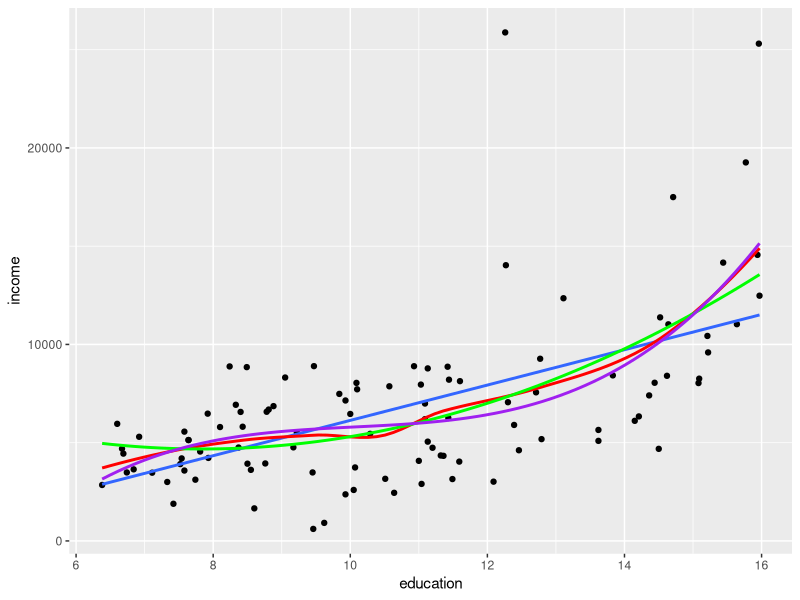
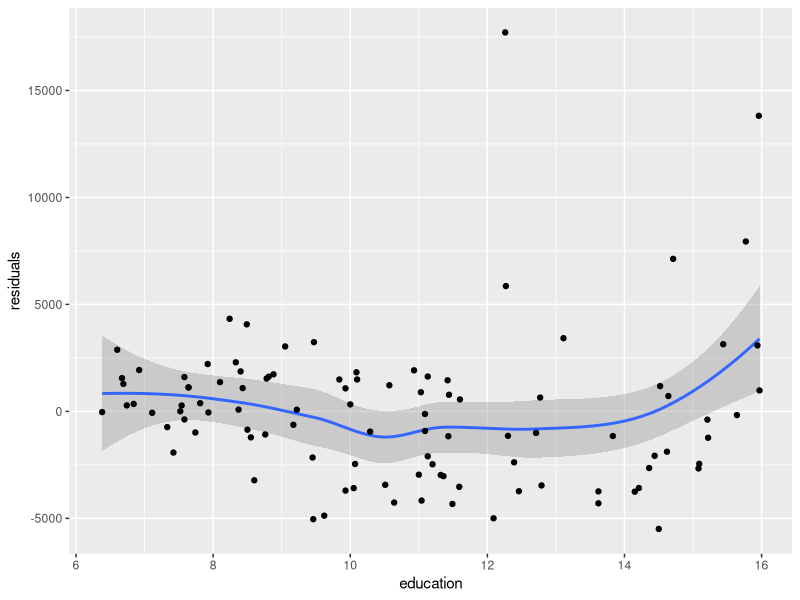
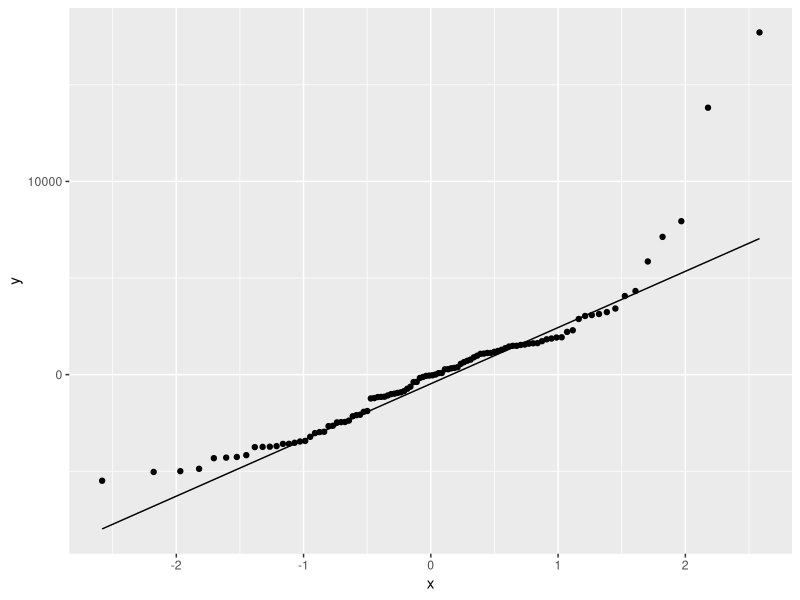
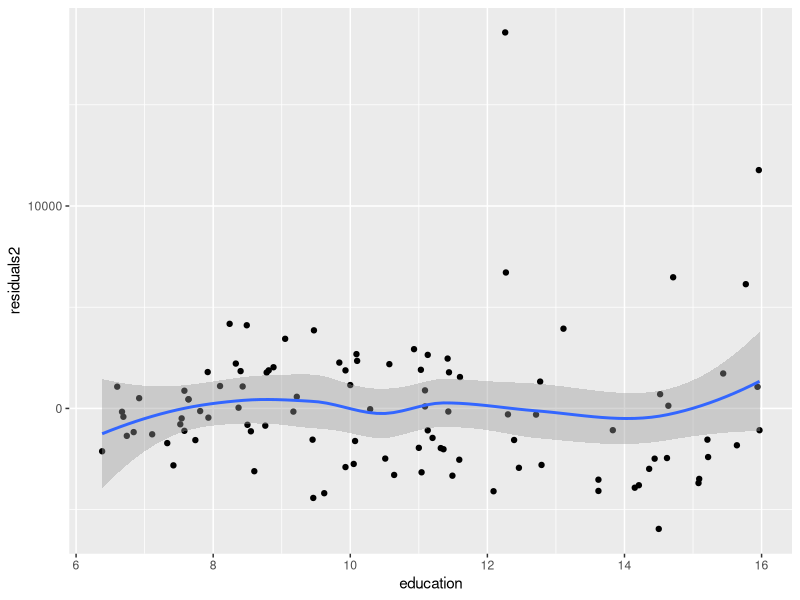
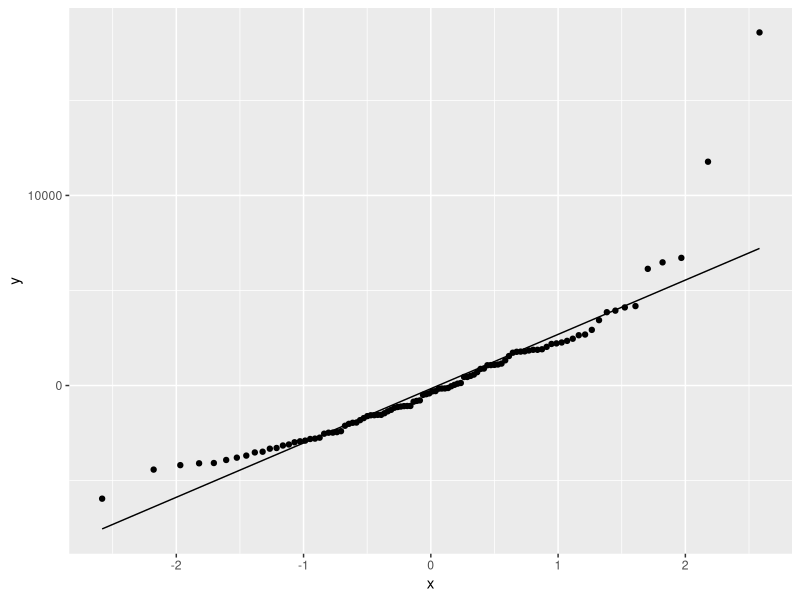
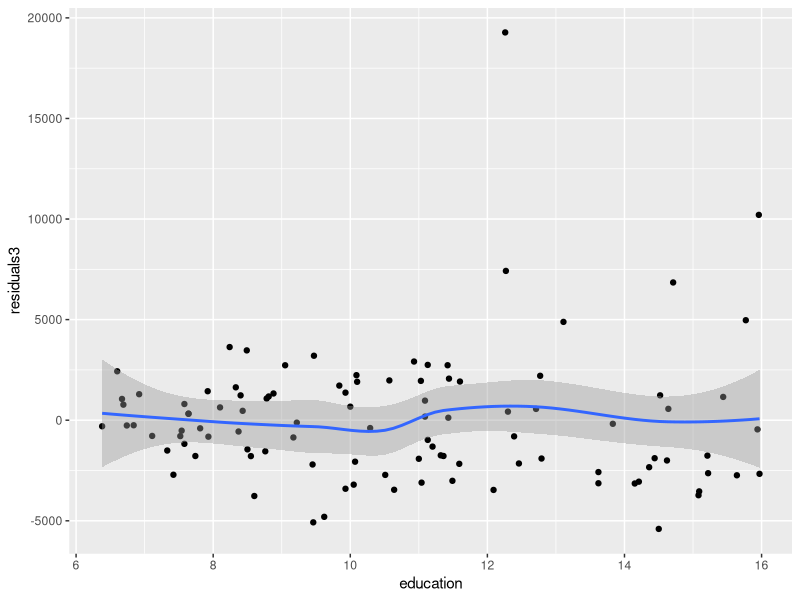
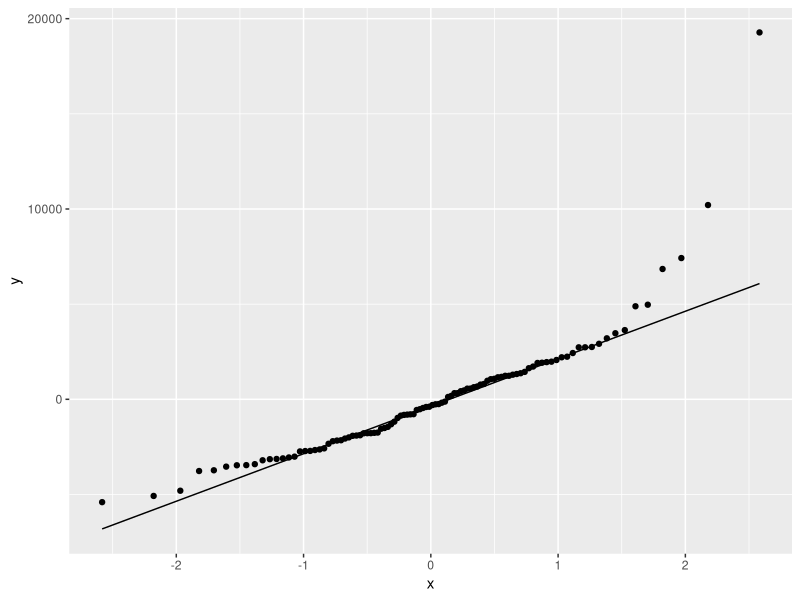
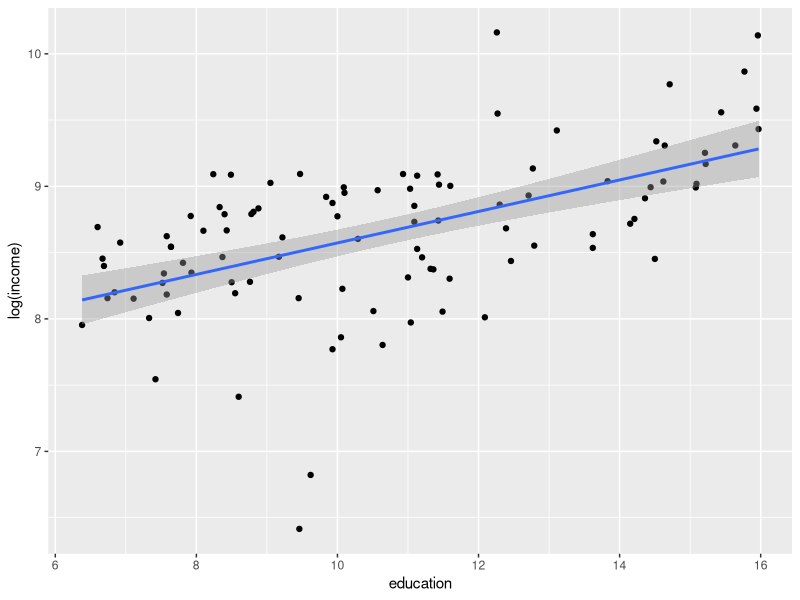

The R source for these figures, in order:
## ---- chunk 1
library(tidyverse)
## ---- chunk 2
data("Prestige", package = "carData")

ggplot(Prestige, aes(education, income)) + 
  geom_point() + geom_smooth(method = lm, formula = 'y ~ x', se = FALSE) +
  geom_smooth(method = loess, formula = 'y ~ x', col = "red", se = FALSE) +
  geom_smooth(method = lm, formula = y ~ poly(x, 2), col = "green", se = FALSE) + 
  geom_smooth(method = lm, formula = y ~ poly(x, 3), col = "purple", se = FALSE)

# quadratic might be a better descriptor than linear
## ---- chunk 3
mod <- lm(income ~ education, Prestige)
summary(mod)

Prestige <- Prestige %>% mutate(residuals = residuals(mod))

ggplot(Prestige, aes(education, residuals)) + 
  geom_smooth() + geom_point() # probably some heteroscedasticity
ggplot(Prestige, aes(sample = residuals)) + 
  stat_qq() + stat_qq_line() # very non-normal

# there is a statistically significant relationship between education and
#  income (R^2 = .33), but also some major violations of assumptions
## ---- chunk 4
mod2 <- lm(income ~ poly(education, 2), Prestige) # quadratic
mod3 <- lm(income ~ poly(education, 3), Prestige) # cubic

summary(mod2)
summary(mod3)
# both models have statistically significant R^2
#  and both have higher R^2 than the linear model

Prestige <- Prestige %>%
  mutate(residuals2 = residuals(mod2),
         residuals3 = residuals(mod3))

ggplot(Prestige, aes(education, residuals2)) + 
  geom_point() + geom_smooth(formula = y ~ x) # still heteroscedastic
ggplot(Prestige, aes(sample = residuals2)) + 
  stat_qq() + stat_qq_line() # still highly non-normal

ggplot(Prestige, aes(education, residuals3)) + 
  geom_point() + geom_smooth(formula = y ~ x) # better, but there are still outliers
ggplot(Prestige, aes(sample = residuals3)) + 
  stat_qq() + stat_qq_line() # still not great

# although the quadratic and cubic models do appear to perform better,
# they still don't meet assumptions well
# a better solution *might* be to log-transform the income variable:

ggplot(Prestige, aes(education, log(income))) + 
  geom_point() + geom_smooth(method = lm)
# although there still are a couple outlying points, this does seem to 
# better meet the regression assumptions
plot(lm(log(income) ~ education, Prestige))
